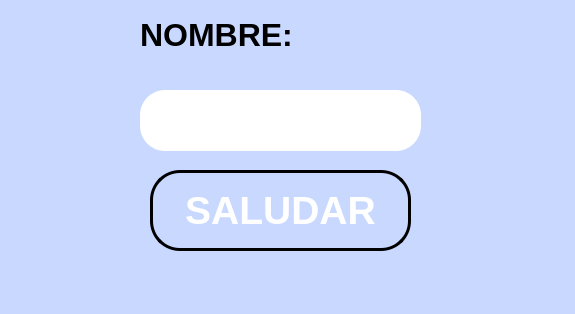
<?xml version="1.0" encoding="UTF-8"?>
<ui version="4.0">
 <class>MainWindow</class>
 <widget class="QMainWindow" name="MainWindow">
  <property name="geometry">
   <rect>
    <x>0</x>
    <y>0</y>
    <width>575</width>
    <height>314</height>
   </rect>
  </property>
  <property name="windowTitle">
   <string>MainWindow</string>
  </property>
  <property name="styleSheet">
   <string notr="true">background-color: rgb(200, 216, 255);</string>
  </property>
  <widget class="QWidget" name="centralwidget">
   <widget class="QPushButton" name="btn_saludar">
    <property name="geometry">
     <rect>
      <x>150</x>
      <y>170</y>
      <width>261</width>
      <height>81</height>
     </rect>
    </property>
    <property name="font">
     <font>
      <pointsize>29</pointsize>
      <weight>75</weight>
      <bold>true</bold>
     </font>
    </property>
    <property name="styleSheet">
     <string notr="true">background-color: rgb(91, 121, 16rgb(170, 85, 255)3);
color: rgb(255, 255, 255);
border-radius: 30px;
border: 3px solid black;

</string>
    </property>
    <property name="text">
     <string>SALUDAR</string>
    </property>
   </widget>
   <widget class="QLineEdit" name="txt_nombre">
    <property name="geometry">
     <rect>
      <x>140</x>
      <y>90</y>
      <width>281</width>
      <height>61</height>
     </rect>
    </property>
    <property name="font">
     <font>
      <pointsize>40</pointsize>
      <weight>75</weight>
      <bold>true</bold>
     </font>
    </property>
    <property name="styleSheet">
     <string notr="true">background-color: rgb(255, 255, 255);
border-radius:25px;
</string>
    </property>
    <property name="text">
     <string/>
    </property>
    <property name="alignment">
     <set>Qt::AlignCenter</set>
    </property>
   </widget>
   <widget class="QLabel" name="label">
    <property name="geometry">
     <rect>
      <x>140</x>
      <y>5</y>
      <width>201</width>
      <height>61</height>
     </rect>
    </property>
    <property name="text">
     <string>&lt;html&gt;&lt;head/&gt;&lt;body&gt;&lt;p&gt;&lt;span style=&quot; font-size:24pt; font-weight:700;&quot;&gt;NOMBRE:&lt;/span&gt;&lt;/p&gt;&lt;/body&gt;&lt;/html&gt;</string>
    </property>
   </widget>
  </widget>
  <widget class="QMenuBar" name="menubar">
   <property name="geometry">
    <rect>
     <x>0</x>
     <y>0</y>
     <width>575</width>
     <height>26</height>
    </rect>
   </property>
  </widget>
  <widget class="QStatusBar" name="statusbar"/>
 </widget>
 <resources/>
 <connections/>
</ui>
